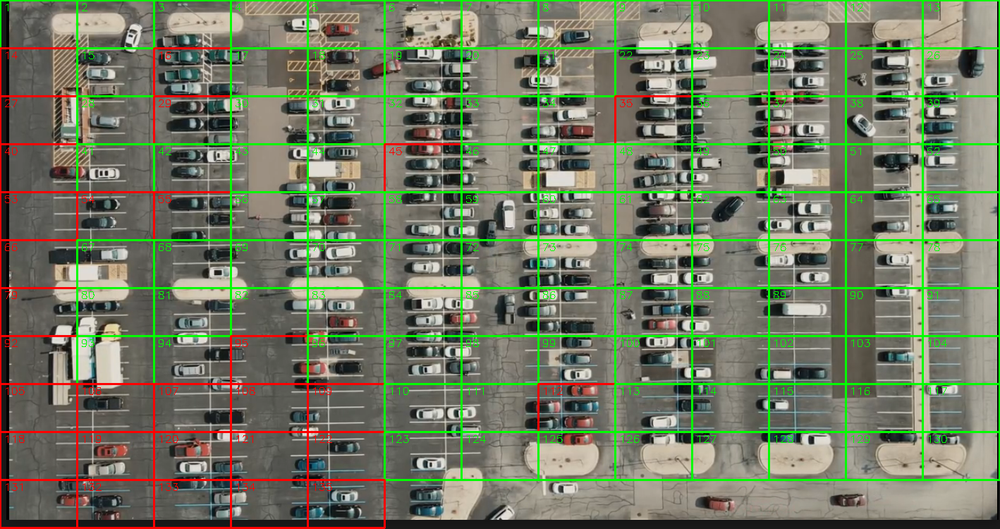
#> input picture parking_output.png, 1000 x 529 px, shrunk from 1418 x 750 before the run, given in place of P2.png, which was not available
$ jupyter execute Parking_Slot_Detection.ipynb   (text cells are left out)
#> lines starting #> are read from the running program, lines starting #| are printed output that depends on the picture; after the words box and inside, x2 and y2 are one past the last pixel; in counts of white or black regions, pixels touching at a corner belong together; pictures that were not available may be replaced by others from this repository, and a replacement may not be noted
[cell 1]
import cv2
import numpy as np
import pandas as pd

def analyze_parking_slots(image_path, total_slots=None, rows=None, cols=None,
                          threshold=100, output_image="parking_output.png", output_csv="parking_data.csv"):
    """
    Detects and monitors the occupancy status of parking slots in an image.

    Args:
        image_path (str): Path to the input image.
        total_slots (int, optional): Total number of parking slots. Defaults to None.
        rows (int, optional): Number of rows in the parking grid. Defaults to None.
        cols (int, optional): Number of columns in the parking grid. Defaults to None.
        threshold (int): Threshold for determining occupancy based on mean intensity.
        output_image (str): Path to save the annotated output image.
        output_csv (str): Path to save the parking data in CSV format.

    Returns:
        tuple: A tuple containing:
            - pandas.DataFrame: Summary of parking slot occupancy.
            - pandas.DataFrame: Detailed status of each parking slot.
            - str: Path to the saved annotated image.
    """
#> called with image_path = 'P2.png', total_slots = 135, threshold = 100, output_image = 'parking_output.png', output_csv = 'parking_data.csv'
    # Load image and preprocess
    image = cv2.imread(image_path)
#> image is the input picture: shape (529, 1000, 3); mean B, G, R 99.3, 122, 114.6
    if image is None:
        raise FileNotFoundError(f"Error: Image not found at {image_path}")
    annotated = image.copy()
    gray = cv2.cvtColor(image, cv2.COLOR_BGR2GRAY)
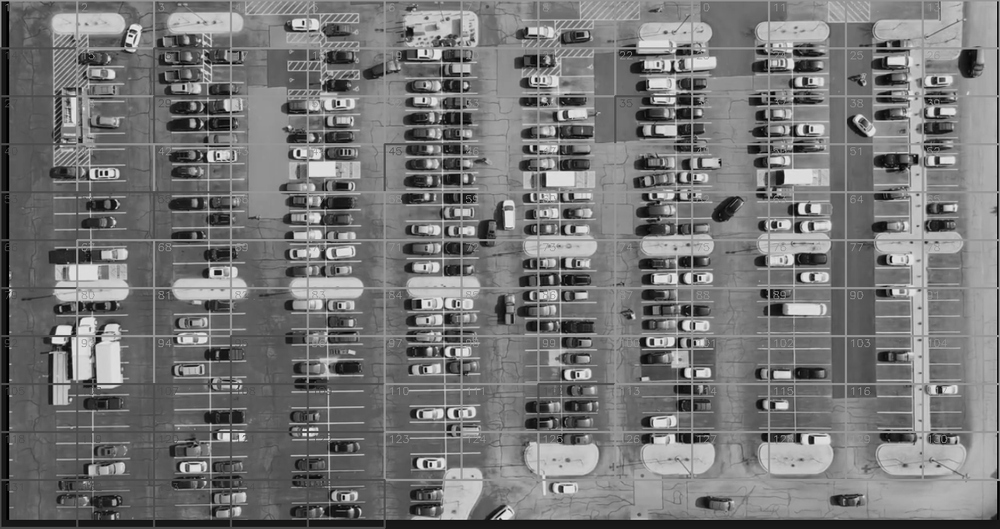
#> gray: shape (529, 1000); min 0, max 238, mean 117.2
    blurred = cv2.GaussianBlur(gray, (5, 5), 0)

    # Image dimensions
    height, width = gray.shape
#> height = 529; width = 1000

    if rows is None or cols is None:
        print("Warning: Number of rows or columns not specified. Assuming a grid based on total_slots.")
        if total_slots is None:
            raise ValueError("Error: total_slots must be specified if rows or cols are not provided.")
        # Attempt to create a reasonable grid - this might need adjustment
        num_sqrt = int(np.sqrt(total_slots))
        rows = num_sqrt
        cols = (total_slots + rows - 1) // rows  # Ensure enough columns

    slot_height = height // rows
#> slot_height = 48
    slot_width = width // cols
#> slot_width = 76

    results = []
    slot_id = 1

    # Loop through grid of parking slots
    for r in range(rows):
        for c in range(cols):
            if total_slots is not None and slot_id > total_slots:
                break
            x = c * slot_width
            y = r * slot_height
            # Ensure ROI is within image bounds
            roi = gray[y:min(y + slot_height, height), x:min(x + slot_width, width)]
            mean_intensity = np.mean(roi)
            status = "Occupied" if mean_intensity < threshold else "Available"

            # Annotate the slot on image
            color = (0, 0, 255) if status == "Occupied" else (0, 255, 0)
            cv2.rectangle(annotated, (x, y), (min(x + slot_width, width), min(y + slot_height, height)), color, 2)
            cv2.putText(annotated, str(slot_id), (x + 5, y + 15),
                        cv2.FONT_HERSHEY_SIMPLEX, 0.5, color, 1)

            results.append((slot_id, status))
            slot_id += 1
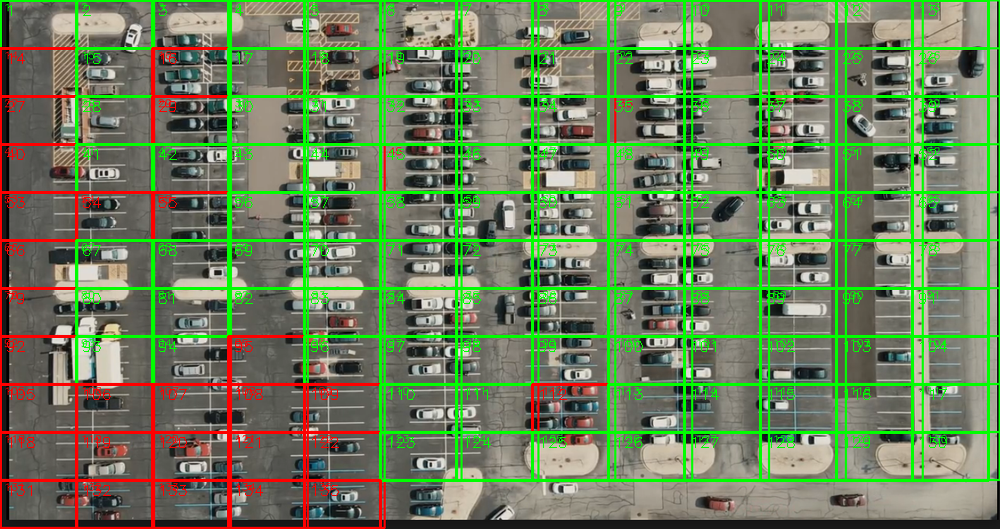
#> annotated: shape (529, 1000, 3); 8.75% of pixels changed, all inside (x1, y1, x2, y2) = (0, 1, 990, 529)
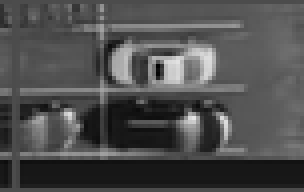
#> roi: shape (48, 76) (shown 4 times larger); min 2, max 229, mean 78
#> after the loop, results = 135 items, first 6: (1, 'Available'), (2, 'Available'), (3, 'Available'), (4, 'Available'), (5, 'Available'), (6, 'Available'); slot_id = 136

    # Count results
    df = pd.DataFrame(results, columns=["Slot_ID", "Status"])
#> df = table of 135 rows and 2 columns
    occupied = df[df["Status"] == "Occupied"].shape[0]
#> occupied = 28
    available = len(results) - occupied
#> available = 107

    # Print and save summary
    summary_df = pd.DataFrame([{
        "Total Number of Slots": len(results),
        "Occupied Slots": occupied,
        "Available Slots": available
    }])
#> summary_df = table of 1 rows and 3 columns
    print(summary_df.to_string(index=False))
#|  Total Number of Slots  Occupied Slots  Available Slots
#|                    135              28              107

    # Save data
    df.to_csv(output_csv, index=False)
    cv2.imwrite(output_image, annotated)

    return summary_df, df, output_image

if __name__ == "__main__":
    input_image_path = "P2.png"  # Assuming the input image is named "P2.png"
    total_slots_expected = 135
    occupied_expected = 39
    available_expected = 96

    # You might need to adjust rows and cols based on the image and the expected total slots
    # For now, let's try to infer a grid, but it's better to have explicit row and column numbers
    try:
        summary, details, output_path = analyze_parking_slots(input_image_path, total_slots=total_slots_expected)
#> summary = table of 1 rows and 3 columns; details = table of 135 rows and 2 columns; output_path = 'parking_output.png'
        print(f"\nAnnotated image saved to: {output_path}")
#| Annotated image saved to: parking_output.png
        print(f"Detailed parking data saved to: {details}")
#> (printed output is left out)

        # You can add assertions here to check if the output matches the expected values
        if summary["Total Number of Slots"][0] == total_slots_expected and \
           summary["Occupied Slots"][0] == occupied_expected and \
           summary["Available Slots"][0] == available_expected:
            print("\nOutput matches the expected values from the provided table.")
        else:
            print(" ")

    except FileNotFoundError as e:
        print(e)
    except ValueError as e:
        print(e)
